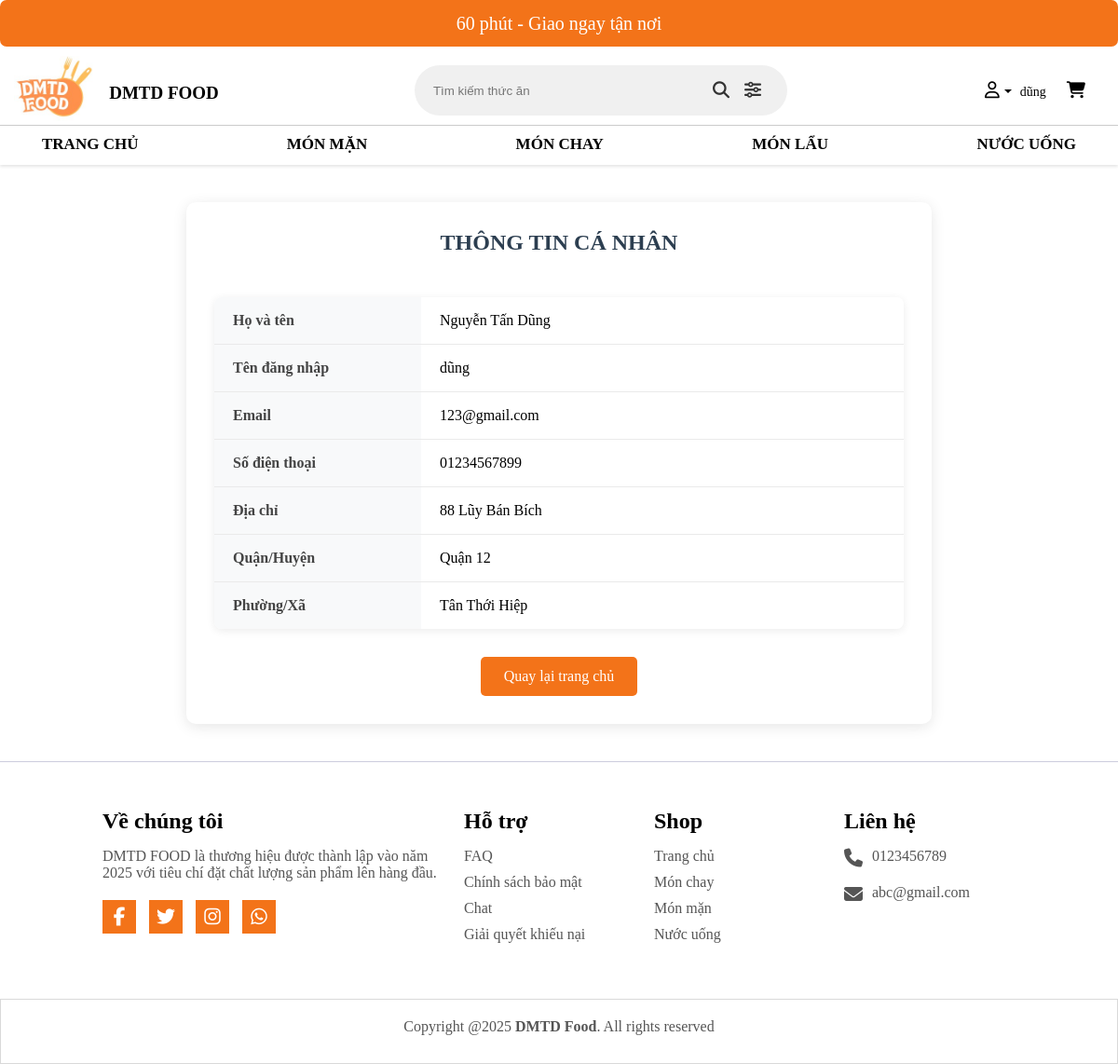
Screenshot of /view/info.php (signed in) with the database file from the repository.
### tables this page shows
CREATE TABLE `nguoidung` (
  `id_nguoidung` int(250) NOT NULL,
  `tenNguoiDung` varchar(250) NOT NULL,
  `tenDangNhap` varchar(250) NOT NULL,
  `email` varchar(250) NOT NULL,
  `password` varchar(100) NOT NULL,
  `sdt` varchar(11) NOT NULL,
  `diaChi` varchar(250) NOT NULL,
  `quan_huyen` varchar(100) NOT NULL,
  `phuong_xa` varchar(100) NOT NULL,
  `vaiTro` varchar(10) NOT NULL DEFAULT 'user',
  `TrangThai` int(10) NOT NULL DEFAULT 1 COMMENT '1:Còn dùng 2:Khóa ',
  `ngay_tao` timestamp NOT NULL DEFAULT current_timestamp()
);

### view/info.php (the view, shortened to what this page needs)
<?php
$email = $_SESSION['email'];
$conn = ketnoidb();
$sql = "SELECT * FROM nguoidung WHERE email = '$email'";
$result = $conn->query($sql);
if($result && $result->num_rows>0){
  $row = $result->fetch_assoc();
  $tenNguoiDung = $row['tenNguoiDung'];
  $sdt = $row['sdt'];
  $diaChi = $row['diaChi'];
  $quan_huyen = $row['quan_huyen'];
  $phuong_xa = $row['phuong_xa'];
}
include 'header.php';
?>
<div class="container" style="max-width: 800px; margin: 40px auto; padding: 30px; box-shadow: 0 3px 15px rgba(0,0,0,0.1); border-radius: 10px; background-color: #fff;">
    <h2 style="text-align: center; color: #2c3e50; margin-bottom: 30px; font-size: 24px; font-weight: 600; position: relative; padding-bottom: 15px;">THÔNG TIN CÁ NHÂN</h2>
    <table class="info-table">
        <tr>
            <th>Họ và tên</th>
            <td><?php echo $tenNguoiDung; ?></td>
        </tr>
        <tr>
            <th>Tên đăng nhập</th>
            <td><?php echo $tenDangNhap; ?></td>
        </tr>
        <tr>
            <th>Email</th>
            <td><?php echo $email; ?></td>
        </tr>
        <tr>
            <th>Số điện thoại</th>
            <td><?php echo $sdt; ?></td>
        </tr>
        <tr>
            <th>Địa chỉ</th>
            <td><?php echo $diaChi; ?></td>
        </tr>
        <tr>
            <th>Quận/Huyện</th>
            <td><?php echo $quan_huyen; ?></td>
        </tr>
        <tr>
            <th>Phường/Xã</th>
            <td><?php echo $phuong_xa; ?></td>
        </tr>
    </table>
    <div style="text-align: center;">
        <a href="../controller/index.php" class="btn-back">Quay lại trang chủ</a>
    </div>
</div>
<div class="wrappper">
      <footer>
        <div class="container">
          <div class="sec aboutus">
            <h2>Về chúng tôi</h2>
            <p>
              DMTD FOOD là thương hiệu được thành lập vào năm 2025 với tiêu chí
              đặt chất lượng sản phẩm lên hàng đầu.
            </p>
            <ul class="sci">
              <li>
                <a href="#"><i class="fab fa-facebook-f"></i></a>
              </li>
              <li>
                <a href="#"><i class="fab fa-twitter"></i></a>
              </li>
              <li>
                <a href="#"><i class="fab fa-instagram"></i></a>
              </li>
              <li>
                <a href="#"><i class="fa-brands fa-whatsapp"></i></a>
              </li>
            </ul>
          </div>
          <div class="sec quicklinks">
            <h2>Hỗ trợ</h2>
            <ul>
              <li><a href="#">FAQ</a></li>
              <li><a href="#">Chính sách bảo mật</a></li>
              <li><a href="#">Chat</a></li>
              <li><a href="#">Giải quyết khiếu nại</a></li>
            </ul>
          </div>
          <div class="sec quicklinks">
            <h2>Shop</h2>
            <ul>
              <li><a href="#">Trang chủ</a></li>
              <li><a href="#">Món chay</a></li>
              <li><a href="#">Món mặn</a></li>
              <li><a href="#">Nước uống</a></li>
            </ul>
          </div>
          <div class="sec contact">
            <h2>Liên hệ</h2>
            <ul class="info">
              <li>
                <span><i class="fa-solid fa-phone"></i></span>
                <p><a href="#">0123456789</a></p>
              </li>
              <li>
                <span><i class="fa-solid fa-envelope"></i></span>
                <p><a href="#">abc@gmail.com</a></p>
              </li>
            </ul>
          </div>
        </div>
      </footer>
    </div>
    <div class="copyrightText">
      <p>Copyright @2025 <strong>DMTD Food</strong>. All rights reserved</p>
    </div>

### view/css/style.css (style rules this page uses)
* { box-sizing: border-box; margin: 0; padding: 0; }
.container { max-width: 1130px; padding: 0 10px; margin: 0 auto; }
footer { position: relative; width: 100%; height: auto; padding: 50px 100px; background-color: #fff; border-top: 1px solid #ccd; }
footer .container { width: 100%; display: grid; grid-template-columns: 2fr 1fr 1fr 1fr; grid-gap: 20px; }
footer .container .sec h2 { position: relative; color: black; font-weight: 600; margin-bottom: 15px; }
footer .container .sec p { color: #555; }
footer .container .sci { margin-top: 20px; display: grid; grid-template-columns: repeat(4, 50px); }
footer .container .sci li { list-style: none; }
footer .container .sci li a { display: inline-block; width: 36px; height: 36px; background-color: #f37319; display: grid; align-content: center; justify-content: center; text-decoration: none; }
footer .container .sci li a i { color: #fff; font-size: 20px; }
footer .container .quicklinks { position: relative; }
footer .container .quicklinks ul li { list-style: none; }
footer .container .quicklinks ul li a { color: #555; text-decoration: none; margin-bottom: 10px; display: inline-block; }
footer .container .contact .info { position: relative; }
footer .container .contact .info li { display: grid; grid-template-columns: 30px 1fr; margin-bottom: 16px; }
footer .container .contact .info li span { color: #555; font-size: 20px; }
footer .container .contact .info li a { color: #555; text-decoration: none; }
.copyrightText { width: 100%; background-color: #fff; padding: 20px 100px 30px; text-align: center; color: #555; border: 1px solid rgba(0, 0, 0, 0.15); }

### view/info.php (style rules this page uses)
.info-table { width: 100%; border-collapse: separate; border-spacing: 0; border-radius: 8px; overflow: hidden; box-shadow: 0 2px 10px rgba(0,0,0,0.08); }
.info-table th, .info-table td { padding: 16px 20px; text-align: left; border-bottom: 1px solid #eaeaea; }
.info-table tr:last-child th, .info-table tr:last-child td { border-bottom: none; }
.info-table th { background-color: #f8f9fa; font-weight: 600; color: #444; width: 30%; }
.info-table td { background-color: #fff; }
.btn-back { display: inline-block; background-color: #F37319; color: white; padding: 12px 25px; text-decoration: none; border-radius: 5px; font-weight: 500; transition: background-color 0.3s; margin-top: 30px; }
footer { position: relative; width: 100%; height: auto; padding: 50px 100px; background-color: #fff; border-top: 1px solid #ccd; }
footer .container { width: 100%; display: grid; grid-template-columns: 2fr 1fr 1fr 1fr; grid-gap: 20px; }
footer .container .sec h2 { position: relative; color: black; font-weight: 600; margin-bottom: 15px; }
footer .container .sec p { color: #555; }
footer .container .sci { margin-top: 20px; display: grid; grid-template-columns: repeat(4, 50px); }
footer .container .sci li { list-style: none; }
footer .container .sci li a { display: inline-block; width: 36px; height: 36px; background-color: #f37319; display: grid; align-content: center; justify-content: center; text-decoration: none; }
footer .container .sci li a i { color: #fff; font-size: 20px; }
footer .container .quicklinks { position: relative; }
footer .container .quicklinks ul li { list-style: none; }
footer .container .quicklinks ul li a { color: #555; text-decoration: none; margin-bottom: 10px; display: inline-block; }
footer .container .contact .info { position: relative; }
footer .container .contact .info li { display: grid; grid-template-columns: 30px 1fr; margin-bottom: 16px; }
footer .container .contact .info li span { color: #555; font-size: 20px; }
footer .container .contact .info li a { color: #555; text-decoration: none; }
.copyrightText { width: 100%; background-color: #fff; padding: 20px 100px 30px; text-align: center; color: #555; border: 1px solid rgba(0, 0, 0, 0.15); }

### rows the page displays
nguoidung: tenNguoiDung "Nguyễn Tấn Dũng", sdt "01234567899", diaChi "88 Lũy Bán Bích", quan_huyen "Quận 12", phuong_xa "Tân Thới Hiệp"

### other values shown
$tenDangNhap "dũng"
$email "123@gmail.com"
